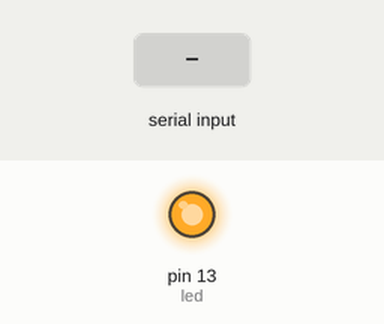
Bench run of a sketch on a simulated Arduino Uno, built with avr-gcc and run on an emulated ATmega328P. Parts: output pins drawn as LEDs (lit = HIGH). The test bench sets the inputs (shaded band). What the sketch prints to the serial monitor is not drawn.

Above: at 1.2 s.
1.3 s: "90,45," received over Serial
Timing chart, 0 to 4.3 s (numbered marks = the images above; inputs shaded):
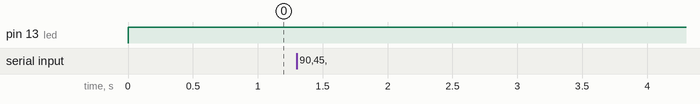

The sketch:

Nexus_kit.ino
```cpp
/*#include <MotorWheel.h>
#include <Omni3WD.h>
#include <Omni4WD.h>
#include <R2WD.h>
#include <PID_Beta6.h>
#include <PinChangeInt.h>
#include <PinChangeIntConfig.h>
#include <SONAR.h> // Include the header files

int robotStates = 0;
boolean test = true;

irqISR(irq1,isr1); // Intterrupt function.on the basis of the pulse, work for wheel1
MotorWheel wheel1(9,8,4,5,&irq1,REDUCTION_RATIO,int(144*PI));
irqISR(irq2,isr2);
MotorWheel wheel2(10,11,6,7,&irq2,REDUCTION_RATIO,int(144*PI));
R2WD _2WD(&wheel1,&wheel2,WHEELSPAN);

unsigned int speedStraight = 400;
unsigned int speedRotate = 110;

void setup() {
  TCCR1B=TCCR1B&0xf8|0x01;

  _2WD.PIDEnable(0.36,0.02,1,10); // Enable PID
  Serial.begin(9600);
    while (!Serial){;}
}

void loop() {
/*
  switch(robotStates){
    case 0:
       _2WD.setCarAdvanceDistance(speedStraight,200);
       _2WD.setCarStop();
       robotStates = ;
      break;
   case 1:
     _2WD.setCarRotateRightAngle(speedRotate,(0.5*PI));
     _2WD.setCarStop();
     robotStates = 2;
     break;
    case 2:
      _2WD.setCarAdvanceDistance(speedStraight,14);
      _2WD.setCarStop();
      robotStates = 3;
      break;
   case 3:
     _2WD.setCarRotateRightAngle(speedRotate,(0.5*PI));
     _2WD.setCarStop();
     robotStates = 4;
     break;
   case 4:
       _2WD.setCarAdvanceDistance(speedStraight,20);
       _2WD.setCarStop();
       robotStates = 5;
     break;
    case 5:
        _2WD.setCarStop();
      break;
    default
      break;
  }

  if(test)
  {
    _2WD.setCarAdvanceDistance(speedMMPS,4000);
    _2WD.setCarStop();
    test = false;
  }

  _2WD.PIDRegulate(); // PID regulate the speed

}


*/


String numInt;

const int led=13;
void setup() {
 //Initialize serial and wait for port to open:
  Serial.begin(9600);
  while (!Serial) {
    ; // wait for serial port to connect. Needed for Leonardo only
  }
  pinMode(led, OUTPUT);
}


int x=0;
void loop(){


  if(Serial.available() > 0){
        String str = Serial.readStringUntil(',');
        x = Serial.parseInt();
        Serial.println(str);
        Serial.println(x);
    }
  digitalWrite(led,HIGH);
  delay(x);
  digitalWrite(led,HIGH);


}


/*
void loop() {
  if (Serial.available() > 0) {
    int incomingByte = Serial.read();
    if(incomingByte=='Led'){

    if(incomingByte=='H'){
     digitalWrite(led, HIGH);
    }else
    digitalWrite(led, LOW);

    }
  }
}
   */   /*
      Serial.println("Change led state...");
        while (Serial.available() > 0) {;
          digitalWrite(led, HIGH);
	  char incoming = Serial.read();
          numInt += incoming;
          delay(2);
          int n = numInt.toInt();


          Serial.print("Led is set to high: ");
          Serial.print(n);
          Serial.println(" [ms].");
          delay(n);
          digitalWrite(led, LOW);
          Serial.write("Led is set to low\n");
    }

    }
  }
}
*/
/*
void loop() {
  while (Serial.available()) {
    char c = Serial.read();  //gets one byte from serial buffer
    readString += c; //makes the string readString
    delay(2);  //slow looping to allow buffer to fill with next character
  }

  if (readString.length() >0) {
    Serial.println(readString);  //so you can see the captured string
    int n = readString.toInt();  //convert readString into a number

    // auto select appropriate value, copied from someone elses code.
    if(n >= 500)
    {
      Serial.print("writing Microseconds: ");
      Serial.println(n);
      digitalWrite(led, LOW);
    }
    else
    {
      Serial.print("writing Angle: ");
      Serial.println(n);
      myservo.write(n);
    }

    readString=""; //empty for next input
  }
}*/
```

Measured:
- after the input at 1.3 s, every drawn part: stays the same
